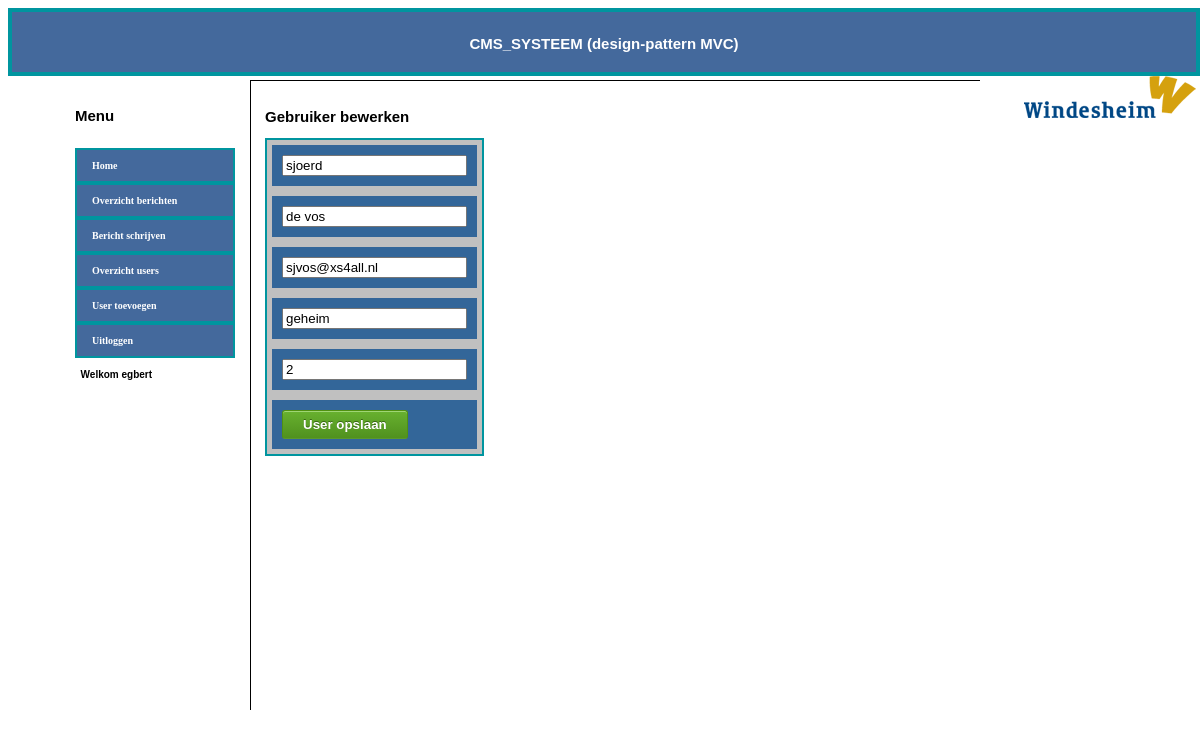
The page /view/user_bewerken_form.php?id=12 (signed in) on the database its author committed.
### tables this page shows
CREATE TABLE IF NOT EXISTS `user` (
  `id` int(11) NOT NULL AUTO_INCREMENT,
  `firstname` varchar(200) NOT NULL,
  `lastname` varchar(200) NOT NULL,
  `email` varchar(200) NOT NULL,
  `password` varchar(100) NOT NULL,
  `admin` int(11) NOT NULL,
  PRIMARY KEY (`id`)
);

### view/user_bewerken_form.php (the view, shortened to what this page needs)
<link type='text/css' rel='stylesheet' href='css/style.css'/>
<body>
<?php include 'includes/sentry.php'; ?>
<div id="form">
<?php
include 'includes/header.php';
?>
</div>
<div id="menu">
<?php
include 'includes/menu.php';
?>
</div>
<div id="editor">
<h2>Gebruiker bewerken</h2>
<table>
<form method="post" action="../controller/user_bewerken.php">
<tr><td><input name="voornaam" type="text" value="
<?php include '../model/connect.php'; $id=$_GET['id'];
$sql="SELECT firstname FROM user WHERE id='$id'";
$result=mysqli_query($conn,$sql);
while(list($firstname)=mysqli_fetch_row($result)) {
echo "$firstname"; } ?>"/> </td></tr>
<tr><td><input name="achternaam" type="text" value="
<?php include '../model/connect.php'; $id=$_GET['id'];
$sql="SELECT lastname FROM user WHERE id='$id'";
$result=mysqli_query($conn,$sql);
while(list($lastname)=mysqli_fetch_row($result)) {
echo "$lastname"; } ?>"/> </td></tr>
<tr><td><input name="email" type="text" value="
<?php include '../model/connect.php'; $id=$_GET['id'];
$sql="SELECT email FROM user WHERE id='$id'";
$result=mysqli_query($conn,$sql);
while(list($email)=mysqli_fetch_row($result)) {
echo "$email"; } ?>"/> </td></tr>
<tr><td><input name="wachtwoord" type="text" value="
<?php include '../model/connect.php'; $id=$_GET['id'];
$sql="SELECT password FROM user WHERE id='$id'";
$result=mysqli_query($conn,$sql);
while(list($password)=mysqli_fetch_row($result)) {
echo "$password"; } ?>"/></td></tr>
<tr><td><input name="admin" type="text" value="
<?php include '../model/connect.php'; $id=$_GET['id'];
$sql="SELECT admin FROM user WHERE id='$id'";
$result=mysqli_query($conn,$sql);
while(list($admin)=mysqli_fetch_row($result)) {
echo "$admin"; } ?>"/> </td></tr>
<tr><td><button class="submit" type="submit">User opslaan</button></td></tr>
</form>
</table>
</div>
    </body>
</html>

### view/css/style.css (style rules this page uses)
#form { top:0px; left:0px; width:100%; height:60px; border:4px solid RGB(0, 149, 159); background-color:#44699C; color:#FFF; border-spacing: 0px 0px; }
#menu { position:absolute; left:20px; top:80px; width:200px; height:600px; border-right: 1px solid #000000; padding:15px; }
#editor { position:absolute; width:700px; height:600px; top:80px; left:250px; border-top: 1px solid #000000; padding:15px; }
body { font-family: Arial, Helvetica, sans-serif; font-size: 10px; color: #000000; }
table { border:2px solid RGB(0, 149, 159); border-spacing: 0px 0px; }
td { border: 5px solid #C0C0C0; padding:10px; width:100px; height:30px; background-color:#336699; color:white; }
button.submit { background-color: #68b12f; background: -webkit-gradient(linear, left top, left bottom, from(#68b12f), to(#50911e)); background: -webkit-linear-gradient(top, #68b12f, #50911e); background: -moz-linear-gradient(top, #68b12f, #50911e); background: -ms-linear-gradient(top, #68b12f, #50911e); background: -o-linear-gradient(top, #68b12f, #50911e); background: linear-gradient(top, #68b12f, #50911e); border: 1px solid #509111; border-bottom: 1px solid #5b992b; border-radius: 3px; -webkit-border-radius: 3px; -moz-border-radius: 3px; -ms-border-radius: 3px; -o-border-radius: 3px; box-shadow: inset 0 1px 0 0 #9fd574; -webkit-box-shadow: 0 1px 0 0 #9fd574 inset ; -moz-box-shadow: 0 1px 0 0 #9fd574 inset; -ms-box-shadow: 0 1px 0 0 #9fd574 inset; -o-box-shadow: 0 1px 0 0 #9fd574 inset; color: white; font-weight: bold; padding: 6px 20px; text-align: center; text-shadow: 0 -1px 0 #396715; }

### rows shown on the page
user: voornaam "sjoerd", achternaam "de vos", email "sjvos@xs4all.nl", wachtwoord "geheim", admin "2"

### other values the page prints
$_SESSION['firstname'] "egbert"
